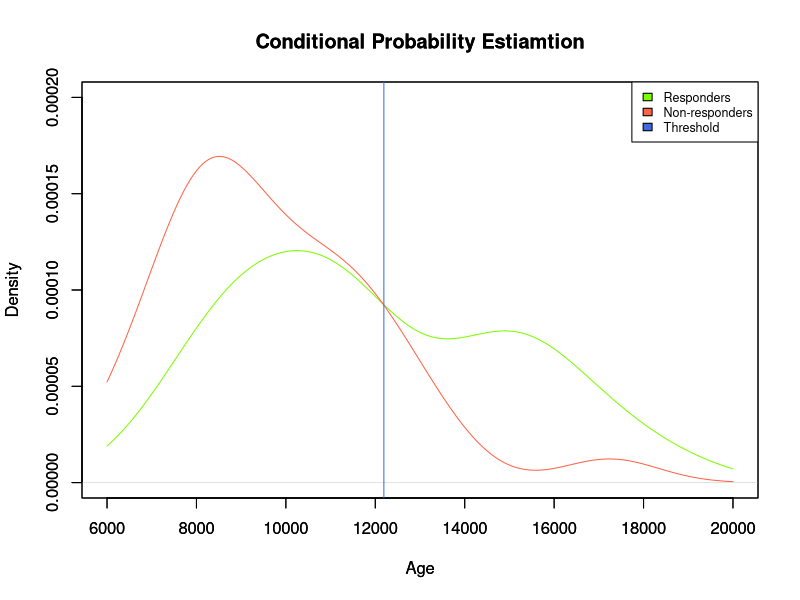
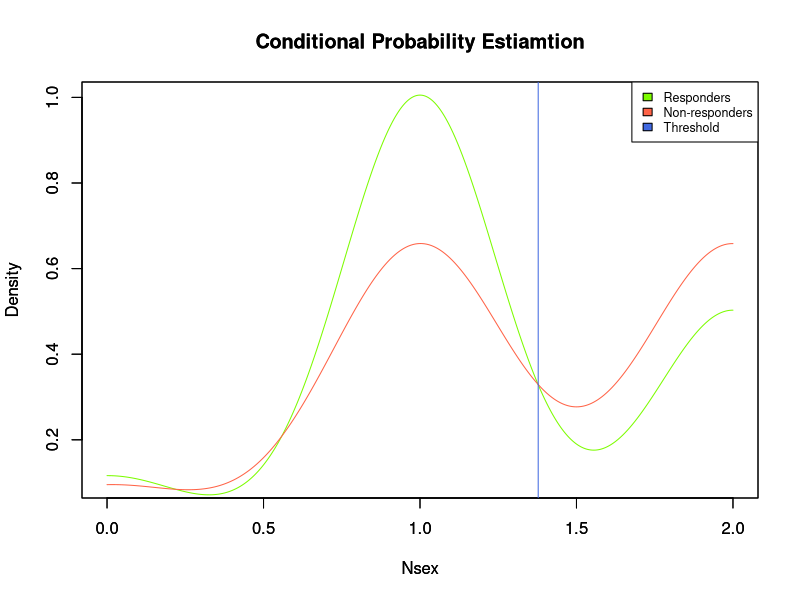
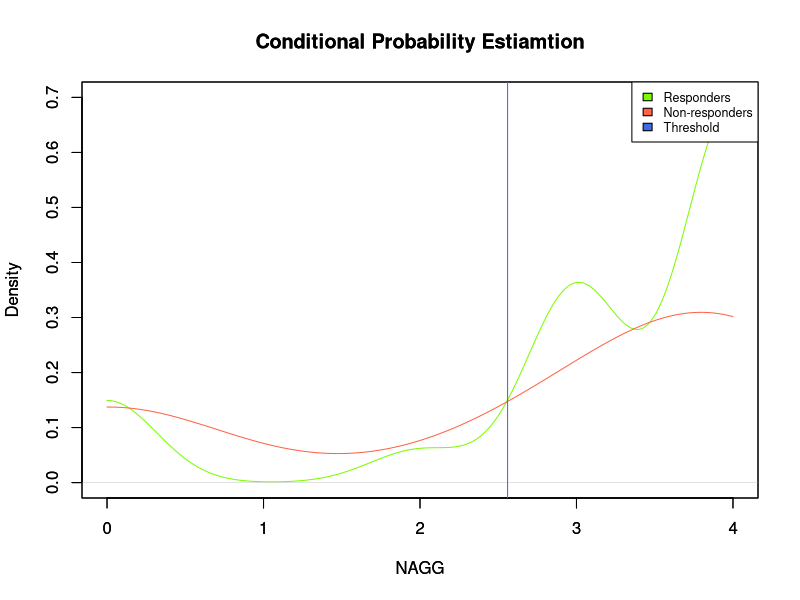
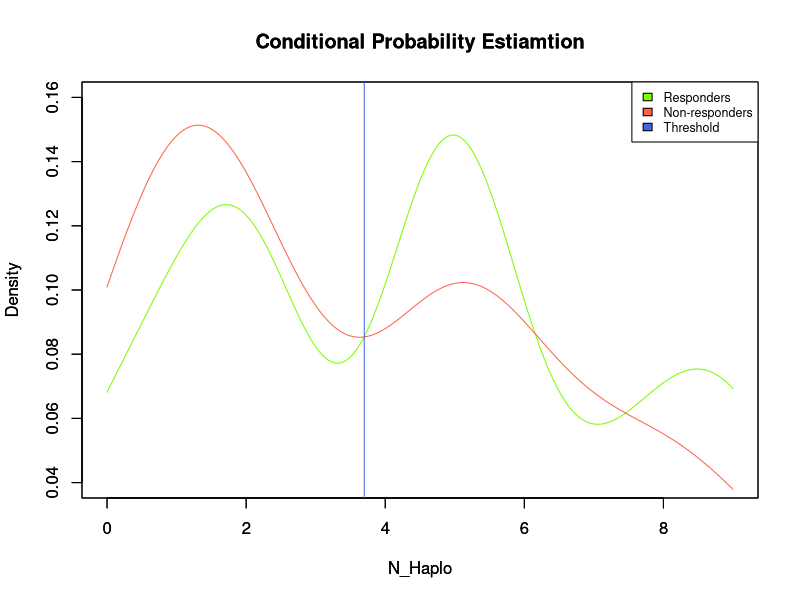
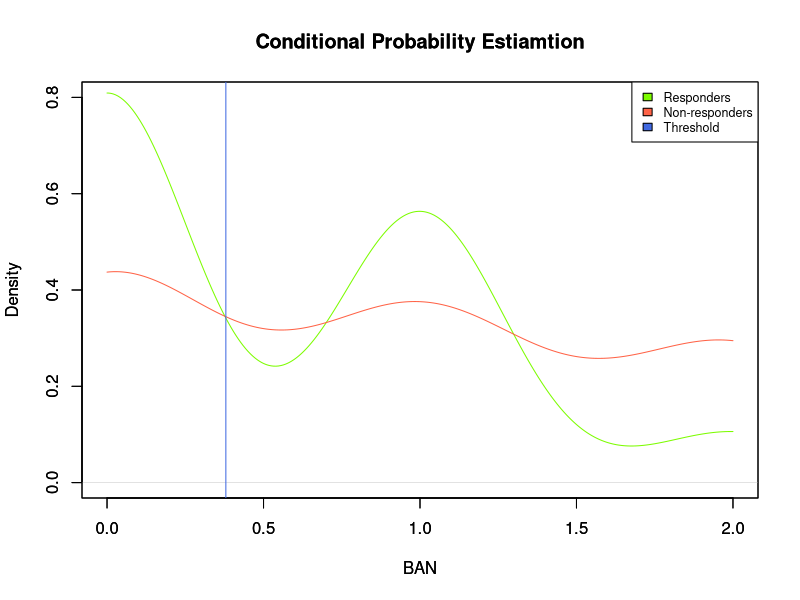
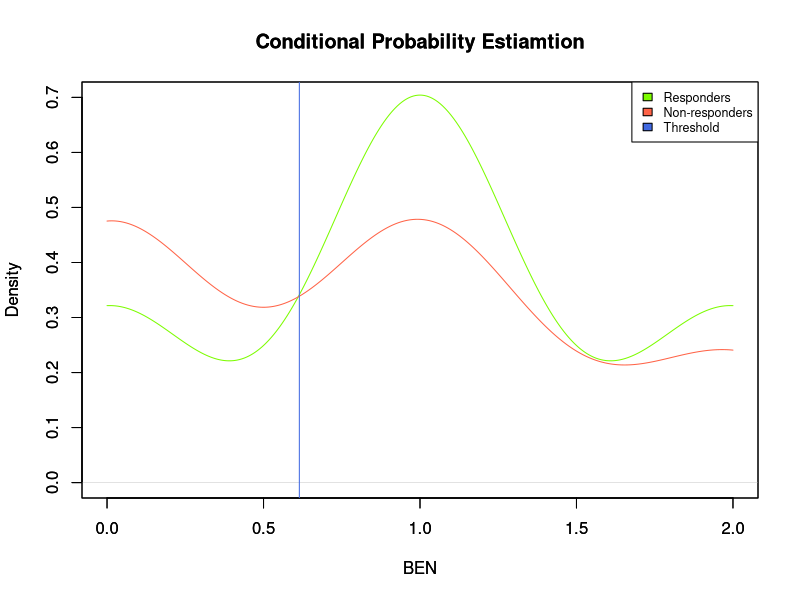
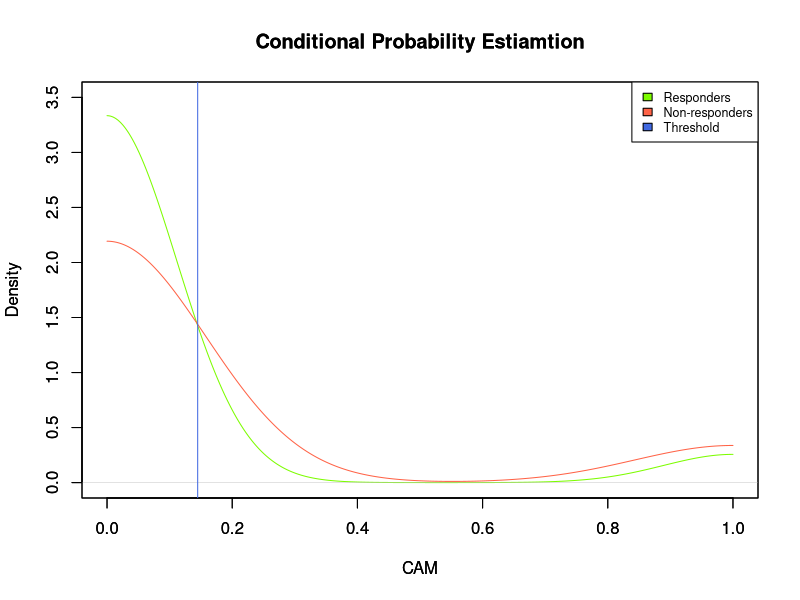
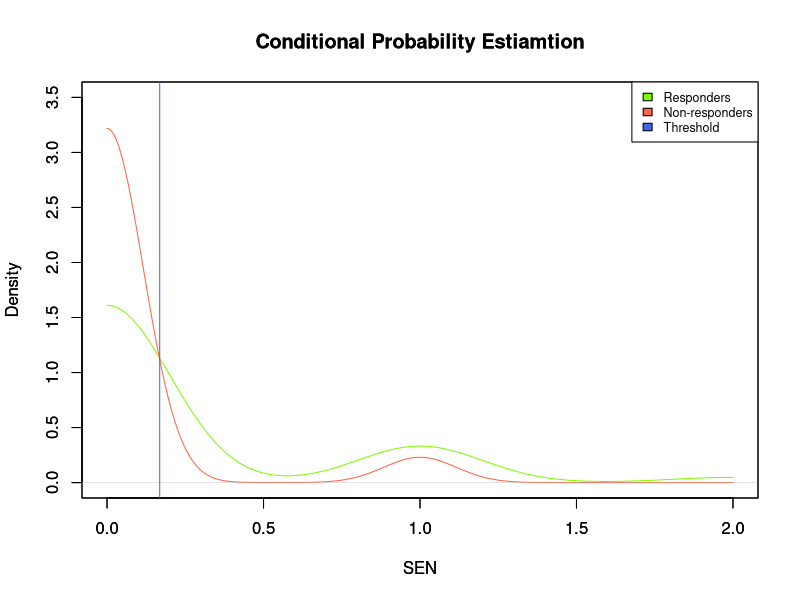

R code for these plots, in order:
##Question4

#build a vector of true classifications based on 15% criteria
hemo_table <- read.csv("hemo.csv", header = TRUE)
final_Hbf <- hemo_table$FHbF
true_class <- c()
for (value in final_Hbf) {
  if(value >= 15) {true_class <- c(true_class, 'R')}
  else {true_class <- c(true_class, 'NR')}
}

#build a function to calculate accuracy
cal_accuracy <- function(para_model) {
  right_count=0
  for (i in 1:72) {
    if(para_model[i] == true_class[i]) {right_count = right_count +1}
  }
  accuracy <- right_count / 72
  return(accuracy)
}

#build an empty matrix to hold parameter names and their accuracies
para_rank <- matrix(nrow = 23, ncol = 2)
colnames(para_rank) <- c("parameter", "accuracy")

##--------parameter1: Age
para_rank[[1,1]] <- c('Age')  #append to matrix with parameter name
age <- hemo_table$Age  #get Age values
#plot the pdf for Age values given it's a responder
R_age <- age[which(final_Hbf >= 15)]
R_age_pdf <- density(R_age, kernel = "gaussian", from=6000, to=20000)
plot(R_age_pdf, ylim=c(0.0000,0.0002), col='lawngreen', xlab='Age', main = "Conditional Probability Estiamtion")

par(new=TRUE)

#plot the pdf for Age values given it's a non-responder
NR_age <- age[which(final_Hbf < 15)]
NR_age_pdf <- density(NR_age, kernel = "gaussian", from=6000, to=20000)
plot(NR_age_pdf, ylim=c(0.0000,0.0002), col='tomato', xlab='Age', main = "Conditional Probability Estiamtion")

legend('topright', legend = c("Responders", "Non-responders", "Threshold"), fill = c("lawngreen", "tomato", "royalblue"), cex = 0.75)

#get threshold for classification
threshold_age <- NR_age_pdf$x[which(diff((NR_age_pdf$y - R_age_pdf$y) >0) !=0) +1]
abline(v=threshold_age, col='royalblue')
#build a vector of threshold classification
age_model <- c()
for (i in age) {
  if(i >= threshold_age) {age_model <- c(age_model, 'R')}
  else {age_model <- c(age_model, 'NR')}
}

age_accuracy <- cal_accuracy(age_model)  #get accuracy from function: cal_accuracy
para_rank[[1,2]] <- c(age_accuracy)  #append to matrix with parameter accuracy

##--------parameter2: Nsex
para_rank[[2,1]] <- c('Nsex')
nsex <- hemo_table$Nsex
R_nsex <- nsex[which(final_Hbf >= 15)]
R_nsex_pdf <- density(R_nsex, kernel = "gaussian", from = 0, to = 2)
plot(R_nsex_pdf, ylim=c(0.1,1.0), col='lawngreen', xlab='Nsex', main = "Conditional Probability Estiamtion")

par(new=TRUE)

NR_nsex <- nsex[which(final_Hbf < 15)]
NR_nsex_pdf <- density(NR_nsex, kernel = "gaussian", from = 0, to = 2)
plot(NR_nsex_pdf, ylim=c(0.1,1.0), col='tomato', xlab='Nsex', main = "Conditional Probability Estiamtion" )

legend('topright', legend = c("Responders", "Non-responders", "Threshold"), fill = c("lawngreen", "tomato", "royalblue"), cex = 0.75)

inter_nsex <- NR_nsex_pdf$x[which(diff((NR_nsex_pdf$y - R_nsex_pdf$y) >0) !=0) +1]
threshold_nsex <- inter_nsex[3]  #choose the intersection that is closest to the median of the parameter 
abline(v=threshold_nsex, col='royalblue')   

nsex_model <- c()
for (i in nsex) {
  if(i <= threshold_nsex) {nsex_model <- c(nsex_model, 'R')}
  else {nsex_model <- c(nsex_model, 'NR')}
}

nsex_accuracy <- cal_accuracy(nsex_model)
para_rank[[2,2]] <- c(nsex_accuracy)

##--------parameter3: NAGG
para_rank[[3,1]] <- c('NAGG')
nagg <- hemo_table$NAGG
R_nagg <- nagg[which(final_Hbf >= 15)]
R_nagg_pdf <- density(R_nagg, kernel = "gaussian", from = 0, to = 4)
plot(R_nagg_pdf, ylim=c(0.0,0.7), col='lawngreen', xlab='NAGG', main = "Conditional Probability Estiamtion")

par(new=TRUE)

NR_nagg <- nagg[which(final_Hbf < 15)]
NR_nagg_pdf <- density(NR_nagg, kernel = "gaussian", from = 0, to = 4)
plot(NR_nagg_pdf, ylim=c(0.0,0.7), col='tomato', xlab='NAGG', main = "Conditional Probability Estiamtion")

legend('topright', legend = c("Responders", "Non-responders", "Threshold"), fill = c("lawngreen", "tomato", "royalblue"), cex = 0.75)

inter_nagg <- NR_nagg_pdf$x[which(diff((NR_nagg_pdf$y - R_nagg_pdf$y) >0) !=0) +1]
threshold_nagg <- inter_nagg[2]
abline(v=threshold_nagg, col='royalblue')

nagg_model <- c()
for (i in nagg) {
  if(i >= threshold_nagg) {nagg_model <- c(nagg_model, 'R')}
  else {nagg_model <- c(nagg_model, 'NR')}
}

nagg_accuracy <- cal_accuracy(nagg_model)
para_rank[[3,2]] <- c(nagg_accuracy)

##--------parameter4: N_Haplo
para_rank[[4,1]] <- c('N_Haplo')
nhaplo <- hemo_table$N_Haplo
R_nhaplo <- nhaplo[which(final_Hbf >= 15)]
R_nhaplo_pdf <- density(R_nhaplo, kernel = "gaussian", from = 0, to = 9)
plot(R_nhaplo_pdf, ylim=c(0.04,0.16), col='lawngreen', xlab='N_Haplo', main = "Conditional Probability Estiamtion")

par(new=TRUE)

NR_nhaplo <- nhaplo[which(final_Hbf < 15)]
NR_nhaplo_pdf <- density(NR_nhaplo, kernel = "gaussian", from = 0, to = 9)
plot(NR_nhaplo_pdf, ylim=c(0.04,0.16), col='tomato', xlab='N_Haplo', main = "Conditional Probability Estiamtion")

legend('topright', legend = c("Responders", "Non-responders", "Threshold"), fill = c("lawngreen", "tomato", "royalblue"), cex = 0.75)

inter_nhaplo <- NR_nhaplo_pdf$x[which(diff((NR_nhaplo_pdf$y - R_nhaplo_pdf$y) >0) !=0) +1]
threshold_nhaplo <- inter_nhaplo[1]
abline(v=threshold_nhaplo, col='royalblue')

nhaplo_model <- c()
for (i in nhaplo) {
  if(i >= threshold_nhaplo) {nhaplo_model <- c(nhaplo_model, 'R')}
  else {nhaplo_model <- c(nhaplo_model, 'NR')}
}

nhaplo_accuracy <- cal_accuracy(nhaplo_model)
para_rank[[4,2]] <- c(nhaplo_accuracy)

##--------parameter5: BAN
para_rank[[5,1]] <- c('BAN')
ban <- hemo_table$BAN
R_ban <- ban[which(final_Hbf >= 15)]
R_ban_pdf <- density(R_ban, kernel = "gaussian", from = 0, to = 2)
plot(R_ban_pdf, ylim=c(0.0,0.8), col='lawngreen', xlab='BAN', main = "Conditional Probability Estiamtion")

par(new=TRUE)

NR_ban <- ban[which(final_Hbf < 15)]
NR_ban_pdf <- density(NR_ban, kernel = "gaussian", from = 0, to = 2)
plot(NR_ban_pdf, ylim=c(0.0,0.8), col='tomato', xlab='BAN', main = "Conditional Probability Estiamtion")

legend('topright', legend = c("Responders", "Non-responders", "Threshold"), fill = c("lawngreen", "tomato", "royalblue"), cex = 0.75)

inter_ban <- NR_ban_pdf$x[which(diff((NR_ban_pdf$y - R_ban_pdf$y) >0) !=0) +1]
threshold_ban <- inter_ban[1]
abline(v=threshold_ban, col='royalblue')

ban_model <- c()
for (i in ban) {
  if(i <= threshold_ban) {ban_model <- c(ban_model, 'R')}
  else {ban_model <- c(ban_model, 'NR')}
}

ban_accuracy <- cal_accuracy(ban_model)
para_rank[[5,2]] <- c(ban_accuracy)

##--------parameter6: BEN
para_rank[[6,1]] <- c('BEN')
ben <- hemo_table$BEN
R_ben <- ben[which(final_Hbf >= 15)]
R_ben_pdf <- density(R_ben, kernel = "gaussian", from = 0, to = 2)
plot(R_ben_pdf, ylim=c(0.0,0.7), col='lawngreen', xlab='BEN', main = "Conditional Probability Estiamtion")

par(new=TRUE)

NR_ben <- ben[which(final_Hbf < 15)]
NR_ben_pdf <- density(NR_ben, kernel = "gaussian", from = 0, to = 2)
plot(NR_ben_pdf, ylim=c(0.0,0.7), col='tomato', xlab='BEN', main = "Conditional Probability Estiamtion")

legend('topright', legend = c("Responders", "Non-responders", "Threshold"), fill = c("lawngreen", "tomato", "royalblue"), cex = 0.75)

threshold_ben <- NR_ben_pdf$x[which(diff((NR_ben_pdf$y - R_ben_pdf$y) >0) !=0) +1]
abline(v=threshold_ben, col='royalblue')

ben_model <- c()
for (i in ben) {
  if(i >= threshold_ben) {ben_model <- c(ben_model, 'R')}
  else {ben_model <- c(ben_model, 'NR')}
}

ben_accuracy <- cal_accuracy(ben_model)
para_rank[[6,2]] <- c(ben_accuracy)

##--------parameter7: CAM
para_rank[[7,1]] <- c('CAM')
cam <- hemo_table$CAM
R_cam <- cam[which(final_Hbf >= 15)]
R_cam_pdf <- density(R_cam, kernel = "gaussian", from = 0, to = 1)
plot(R_cam_pdf, ylim=c(0.0,3.5), col='lawngreen', xlab='CAM', main = "Conditional Probability Estiamtion")

par(new=TRUE)

NR_cam <- cam[which(final_Hbf < 15)]
NR_cam_pdf <- density(NR_cam, kernel = "gaussian", from = 0, to = 1)
plot(NR_cam_pdf, ylim=c(0.0,3.5), col='tomato', xlab='CAM', main = "Conditional Probability Estiamtion")

legend('topright', legend = c("Responders", "Non-responders", "Threshold"), fill = c("lawngreen", "tomato", "royalblue"), cex = 0.75)

threshold_cam <- NR_cam_pdf$x[which(diff((NR_cam_pdf$y - R_cam_pdf$y) >0) !=0) +1]
abline(v=threshold_cam, col='royalblue')

cam_model <- c()
for (i in cam) {
  if(i <= threshold_cam) {cam_model <- c(cam_model, 'R')}
  else {cam_model <- c(cam_model, 'NR')}
}

cam_accuracy <- cal_accuracy(cam_model)
para_rank[[7,2]] <- c(cam_accuracy)

##--------parameter8: SEN
para_rank[[8,1]] <- c('SEN')
sen <- hemo_table$SEN
R_sen <- sen[which(final_Hbf >= 15)]
R_sen_pdf <- density(R_sen, kernel = "gaussian", from = 0, to = 2)
plot(R_sen_pdf, ylim=c(0.0,3.5), col='lawngreen', xlab='SEN', main = "Conditional Probability Estiamtion")

par(new=TRUE)

NR_sen <- sen[which(final_Hbf < 15)]
NR_sen_pdf <- density(NR_sen, kernel = "gaussian", from = 0, to = 2)
plot(NR_sen_pdf, ylim=c(0.0,3.5), col='tomato', xlab='SEN', main = "Conditional Probability Estiamtion")

legend('topright', legend = c("Responders", "Non-responders", "Threshold"), fill = c("lawngreen", "tomato", "royalblue"), cex = 0.75)

threshold_sen <- NR_sen_pdf$x[which(diff((NR_sen_pdf$y - R_sen_pdf$y) >0) !=0) +1]
abline(v=threshold_sen, col='royalblue')

sen_model <- c()
for (i in sen) {
  if(i >= threshold_sen) {sen_model <- c(sen_model, 'R')}
  else {sen_model <- c(sen_model, 'NR')}
}

sen_accuracy <- cal_accuracy(sen_model)
para_rank[[8,2]] <- c(sen_accuracy)

##--------parameter9: Weight
para_rank[[9,1]] <- c('Weight')
wgt <- hemo_table$Weight
R_wgt <- wgt[which(final_Hbf >= 15)]
R_wgt_pdf <- density(R_wgt, kernel = "gaussian", from = 30, to = 90)
plot(R_wgt_pdf, ylim=c(0.00,0.04), col='lawngreen', xlab='Weight', main = "Conditional Probability Estiamtion")

par(new=TRUE)

NR_wgt <- wgt[which(final_Hbf < 15)]
NR_wgt_pdf <- density(NR_wgt, kernel = "gaussian", from = 30, to = 90)
plot(NR_wgt_pdf, ylim=c(0.00,0.04), col='tomato', xlab='Weight', main = "Conditional Probability Estiamtion")

legend('topright', legend = c("Responders", "Non-responders", "Threshold"), fill = c("lawngreen", "tomato", "royalblue"), cex = 0.75)

inter_wgt <- NR_wgt_pdf$x[which(diff((NR_wgt_pdf$y - R_wgt_pdf$y) >0) !=0) +1]
threshold_wgt <- inter_wgt[2]
abline(v=threshold_wgt, col='royalblue')

wgt_model <- c()
for (i in wgt) {
  if(i <= threshold_wgt) {wgt_model <- c(wgt_model, 'R')}
  else {wgt_model <- c(wgt_model, 'NR')}
}

wgt_accuracy <- cal_accuracy(wgt_model)
para_rank[[9,2]] <- c(wgt_accuracy)

##--------parameter10: Hbf
para_rank[[10,1]] <- c('Hbf')
hbf <- hemo_table$HbF
R_hbf <- hbf[which(final_Hbf >= 15)]
R_hbf_pdf <- density(R_hbf, kernel = "gaussian", from = 0, to = 25)
plot(R_hbf_pdf, ylim=c(0.00,0.25), col='lawngreen', xlab='Hbf', main = "Conditional Probability Estiamtion")

par(new=TRUE)

NR_hbf <- hbf[which(final_Hbf < 15)]
NR_hbf_pdf <- density(NR_hbf, kernel = "gaussian", from = 0, to = 25)
plot(NR_hbf_pdf, ylim=c(0.00,0.25), col='tomato', xlab='Hbf', main = "Conditional Probability Estiamtion")

legend('topright', legend = c("Responders", "Non-responders", "Threshold"), fill = c("lawngreen", "tomato", "royalblue"), cex = 0.75)

threshold_hbf <- NR_hbf_pdf$x[which(diff((NR_hbf_pdf$y - R_hbf_pdf$y) >0) !=0) +1]
abline(v=threshold_hbf, col='royalblue')

hbf_model <- c()
for (i in hbf) {
  if(i >= threshold_hbf) {hbf_model <- c(hbf_model, 'R')}
  else {hbf_model <- c(hbf_model, 'NR')}
}

hbf_accuracy <- cal_accuracy(hbf_model)
para_rank[[10,2]] <- c(hbf_accuracy)

##--------parameter11: Hb
para_rank[[11,1]] <- c('Hb')
hb <- hemo_table$Hb
R_hb <- hb[which(final_Hbf >= 15)]
R_hb_pdf <- density(R_hb, kernel = "gaussian", from = 5, to = 15)
plot(R_hb_pdf, ylim=c(0.0,0.5), col='lawngreen', xlab='Hb', main = "Conditional Probability Estiamtion")

par(new=TRUE)

NR_hb <- hb[which(final_Hbf < 15)]
NR_hb_pdf <- density(NR_hb, kernel = "gaussian", from = 5, to = 15)
plot(NR_hb_pdf, ylim=c(0.0,0.5), col='tomato', xlab='Hb', main = "Conditional Probability Estiamtion")

legend('topright', legend = c("Responders", "Non-responders", "Threshold"), fill = c("lawngreen", "tomato", "royalblue"), cex = 0.75)

inter_hb <- NR_hb_pdf$x[which(diff((NR_hb_pdf$y - R_hb_pdf$y) >0) !=0) +1]
threshold_hb <- inter_hb[1]
abline(v=threshold_hb, col='royalblue')

hb_model <- c()
for (i in hb) {
  if(i <= threshold_hb) {hb_model <- c(hb_model, 'R')}
  else {hb_model <- c(hb_model, 'NR')}
}

hb_accuracy <- cal_accuracy(hb_model)
para_rank[[11,2]] <- c(hb_accuracy)

##--------parameter12: HbS
para_rank[[12,1]] <- c('HbS')
hbs <- hemo_table$HbS
R_hbs <- hbs[which(final_Hbf >= 15)]
R_hbs_pdf <- density(R_hbs, kernel = "gaussian", from = 50, to = 120)
plot(R_hbs_pdf, ylim=c(0.00,0.05), col='lawngreen', xlab='HbS', main = "Conditional Probability Estiamtion")

par(new=TRUE)

NR_hbs <- hbs[which(final_Hbf < 15)]
NR_hbs_pdf <- density(NR_hbs, kernel = "gaussian", from = 50, to = 120)
plot(NR_hbs_pdf, ylim=c(0.00,0.05), col='tomato', xlab='HbS', main = "Conditional Probability Estiamtion")

legend('topright', legend = c("Responders", "Non-responders", "Threshold"), fill = c("lawngreen", "tomato", "royalblue"), cex = 0.75)

inter_hbs <- NR_hbs_pdf$x[which(diff((NR_hbs_pdf$y - R_hbs_pdf$y) >0) !=0) +1]
threshold_hbs <- inter_hbs[1]
abline(v=threshold_hbs, col='royalblue')

hbs_model <- c()
for (i in hbs) {
  if(i <= threshold_hbs) {hbs_model <- c(hbs_model, 'R')}
  else {hbs_model <- c(hbs_model, 'NR')}
}

hbs_accuracy <- cal_accuracy(hbs_model)
para_rank[[12,2]] <- c(hbs_accuracy)

##--------parameter13: RBC
para_rank[[13,1]] <- c('RBC')
rbc <- hemo_table$RBC
R_rbc <- rbc[which(final_Hbf >= 15)]
R_rbc_pdf <- density(R_rbc, kernel = "gaussian", from = 1, to = 5)
plot(R_rbc_pdf, ylim=c(0.0,0.8), col='lawngreen', xlab='RBC', main = "Conditional Probability Estiamtion")

par(new=TRUE)

NR_rbc <- rbc[which(final_Hbf < 15)]
NR_rbc_pdf <- density(NR_rbc, kernel = "gaussian", from = 1, to = 5)
plot(NR_rbc_pdf, ylim=c(0.0,0.8), col='tomato', xlab='RBC', main = "Conditional Probability Estiamtion")

legend('topright', legend = c("Responders", "Non-responders", "Threshold"), fill = c("lawngreen", "tomato", "royalblue"), cex = 0.75)

inter_rbc <- NR_rbc_pdf$x[which(diff((NR_rbc_pdf$y - R_rbc_pdf$y) >0) !=0) +1]
threshold_rbc <- inter_rbc[2]
abline(v=threshold_rbc, col='royalblue')

rbc_model <- c()
for (i in rbc) {
  if(i >= threshold_rbc) {rbc_model <- c(rbc_model, 'R')}
  else {rbc_model <- c(rbc_model, 'NR')}
}

rbc_accuracy <- cal_accuracy(rbc_model)
para_rank[[13,2]] <- c(rbc_accuracy)

##--------parameter14: RDW
para_rank[[14,1]] <- c('RDW')
rdw <- hemo_table$RDW
R_rdw <- rdw[which(final_Hbf >= 15)]
R_rdw_pdf <- density(R_rdw, kernel = "gaussian", from = 0, to = 40)
plot(R_rdw_pdf, ylim=c(0.00,0.10), col='lawngreen', xlab='RDW', main = "Conditional Probability Estiamtion")

par(new=TRUE)

NR_rdw <- rdw[which(final_Hbf < 15)]
NR_rdw_pdf <- density(NR_rdw, kernel = "gaussian", from = 0, to = 40)
plot(NR_rdw_pdf, ylim=c(0.00,0.10), col='tomato', xlab='RDW', main = "Conditional Probability Estiamtion")

legend('topright', legend = c("Responders", "Non-responders", "Threshold"), fill = c("lawngreen", "tomato", "royalblue"), cex = 0.75)

inter_rdw <- NR_rdw_pdf$x[which(diff((NR_rdw_pdf$y - R_rdw_pdf$y) >0) !=0) +1]
threshold_rdw <- inter_rdw[1]
abline(v=threshold_rdw, col='royalblue')

rdw_model <- c()
for (i in rdw) {
  if(i <= threshold_rdw) {rdw_model <- c(rdw_model, 'R')}
  else {rdw_model <- c(rdw_model, 'NR')}
}

rdw_accuracy <- cal_accuracy(rdw_model)
para_rank[[14,2]] <- c(rdw_accuracy)

##--------parameter15: PCV
para_rank[[15,1]] <- c('PCV')
pcv <- hemo_table$PCV
R_pcv <- pcv[which(final_Hbf >= 15)]
R_pcv_pdf <- density(R_pcv, kernel = "gaussian", from = 0.0, to = 0.4)
plot(R_pcv_pdf, ylim=c(0,10), col='lawngreen', xlab='PCV', main = "Conditional Probability Estiamtion")

par(new=TRUE)

NR_pcv <- pcv[which(final_Hbf < 15)]
NR_pcv_pdf <- density(NR_pcv, kernel = "gaussian", from = 0.0, to = 0.4)
plot(NR_pcv_pdf, ylim=c(0,10), col='tomato', xlab='PCV', main = "Conditional Probability Estiamtion")

legend('topright', legend = c("Responders", "Non-responders", "Threshold"), fill = c("lawngreen", "tomato", "royalblue"), cex = 0.75)

inter_pcv <- NR_pcv_pdf$x[which(diff((NR_pcv_pdf$y - R_pcv_pdf$y) >0) !=0) +1]
threshold_pcv <- inter_pcv[3]
abline(v=threshold_pcv, col='royalblue')

pcv_model <- c()
for (i in pcv) {
  if(i >= threshold_pcv) {pcv_model <- c(pcv_model, 'R')}
  else {pcv_model <- c(pcv_model, 'NR')}
}

pcv_accuracy <- cal_accuracy(pcv_model)
para_rank[[15,2]] <- c(pcv_accuracy)

##--------parameter16: Retic
para_rank[[16,1]] <- c('Retic')
retic <- hemo_table$Retic
R_retic <- retic[which(final_Hbf >= 15)]
R_retic_pdf <- density(R_retic, kernel = "gaussian", from = 0, to = 600)
plot(R_retic_pdf, ylim=c(0.000,0.004), col='lawngreen', xlab='Retic', main = "Conditional Probability Estiamtion")

par(new=TRUE)

NR_retic <- retic[which(final_Hbf < 15)]
NR_retic_pdf <- density(NR_retic, kernel = "gaussian", from = 0, to = 600)
plot(NR_retic_pdf, ylim=c(0.000,0.004), col='tomato', xlab='Retic', main = "Conditional Probability Estiamtion")

legend('topright', legend = c("Responders", "Non-responders", "Threshold"), fill = c("lawngreen", "tomato", "royalblue"), cex = 0.75)

inter_retic <- NR_retic_pdf$x[which(diff((NR_retic_pdf$y - R_retic_pdf$y) >0) !=0) +1]
threshold_retic <- inter_retic[2]
abline(v=threshold_retic, col='royalblue')

retic_model <- c()
for (i in retic) {
  if(i >= threshold_retic) {retic_model <- c(retic_model, 'R')}
  else {retic_model <- c(retic_model, 'NR')}
}

retic_accuracy <- cal_accuracy(retic_model)
para_rank[[16,2]] <- c(retic_accuracy)

##--------parameter17: MCV
para_rank[[17,1]] <- c('MCV')
mcv <- hemo_table$MCV
R_mcv <- mcv[which(final_Hbf >= 15)]
R_mcv_pdf <- density(R_mcv, kernel = "gaussian", from = 60, to = 130)
plot(R_mcv_pdf, ylim=c(0.00,0.06), col='lawngreen', xlab='MCV', main = "Conditional Probability Estiamtion")

par(new=TRUE)

NR_mcv <- mcv[which(final_Hbf < 15)]
NR_mcv_pdf <- density(NR_mcv, kernel = "gaussian", from = 60, to = 130)
plot(NR_mcv_pdf, ylim=c(0.00,0.06), col='tomato', xlab='MCV', main = "Conditional Probability Estiamtion")

legend('topright', legend = c("Responders", "Non-responders", "Threshold"), fill = c("lawngreen", "tomato", "royalblue"), cex = 0.75)

inter_mcv <- NR_mcv_pdf$x[which(diff((NR_mcv_pdf$y - R_mcv_pdf$y) >0) !=0) +1]
threshold_mcv <- inter_mcv[4]
abline(v=threshold_mcv, col='royalblue')

mcv_model <- c()
for (i in mcv) {
  if(i >= threshold_mcv) {mcv_model <- c(mcv_model, 'R')}
  else {mcv_model <- c(mcv_model, 'NR')}
}

mcv_accuracy <- cal_accuracy(mcv_model)
para_rank[[17,2]] <- c(mcv_accuracy)

##--------parameter18: MCH
para_rank[[18,1]] <- c('MCH')
mch <- hemo_table$MCH
R_mch <- mch[which(final_Hbf >= 15)]
R_mch_pdf <- density(R_mch, kernel = "gaussian", from = 20, to = 50)
plot(R_mch_pdf, ylim=c(0.00,0.14), col='lawngreen', xlab='MCH', main = "Conditional Probability Estiamtion")

par(new=TRUE)

NR_mch <- mch[which(final_Hbf < 15)]
NR_mch_pdf <- density(NR_mch, kernel = "gaussian", from = 20, to = 50)
plot(NR_mch_pdf, ylim=c(0.00,0.14), col='tomato', xlab='MCH', main = "Conditional Probability Estiamtion")

legend('topright', legend = c("Responders", "Non-responders", "Threshold"), fill = c("lawngreen", "tomato", "royalblue"), cex = 0.75)

inter_mch <- NR_mch_pdf$x[which(diff((NR_mch_pdf$y - R_mch_pdf$y) >0) !=0) +1]
threshold_mch <- inter_mch[2]
abline(v=threshold_mch, col='royalblue')

mch_model <- c()
for (i in mch) {
  if(i >= threshold_mch) {mch_model <- c(mch_model, 'R')}
  else {mch_model <- c(mch_model, 'NR')}
}

mch_accuracy <- cal_accuracy(mch_model)
para_rank[[18,2]] <- c(mch_accuracy)

##--------parameter19: WBC
para_rank[[19,1]] <- c('WBC')
wbc <- hemo_table$WBC
R_wbc <- wbc[which(final_Hbf >= 15)]
R_wbc_pdf <- density(R_wbc, kernel = "gaussian", from = 3, to = 25)
plot(R_wbc_pdf, ylim=c(0.00,0.14), col='lawngreen', xlab='WBC', main = "Conditional Probability Estiamtion")

par(new=TRUE)

NR_wbc <- wbc[which(final_Hbf < 15)]
NR_wbc_pdf <- density(NR_wbc, kernel = "gaussian", from = 3, to = 25)
plot(NR_wbc_pdf, ylim=c(0.00,0.14), col='tomato', xlab='WBC', main = "Conditional Probability Estiamtion")

legend('topright', legend = c("Responders", "Non-responders", "Threshold"), fill = c("lawngreen", "tomato", "royalblue"), cex = 0.75)

inter_wbc <- NR_wbc_pdf$x[which(diff((NR_wbc_pdf$y - R_wbc_pdf$y) >0) !=0) +1]
threshold_wbc <- inter_wbc[5]
abline(v=threshold_wbc, col='royalblue')

wbc_model <- c()
for (i in wbc) {
  if(i >= threshold_wbc) {wbc_model <- c(wbc_model, 'R')}
  else {wbc_model <- c(wbc_model, 'NR')}
}

wbc_accuracy <- cal_accuracy(wbc_model)
para_rank[[19,2]] <- c(wbc_accuracy)

##--------parameter20: Polys
para_rank[[20,1]] <- c('Polys')
polys <- hemo_table$Polys
R_polys <- polys[which(final_Hbf >= 15)]
R_polys_pdf <- density(R_polys, kernel = "gaussian", from = 0, to = 20)
plot(R_polys_pdf, ylim=c(0.00,0.20), col='lawngreen', xlab='Polys', main = "Conditional Probability Estiamtion")

par(new=TRUE)

NR_polys <- polys[which(final_Hbf < 15)]
NR_polys_pdf <- density(NR_polys, kernel = "gaussian", from = 0, to = 20)
plot(NR_polys_pdf, ylim=c(0.00,0.20), col='tomato', xlab='Polys', main = "Conditional Probability Estiamtion")

legend('topright', legend = c("Responders", "Non-responders", "Threshold"), fill = c("lawngreen", "tomato", "royalblue"), cex = 0.75)

inter_polys <- NR_polys_pdf$x[which(diff((NR_polys_pdf$y - R_polys_pdf$y) >0) !=0) +1]
threshold_polys <- inter_polys[3]
abline(v=threshold_polys, col='royalblue')

polys_model <- c()
for (i in polys) {
  if(i <= threshold_polys) {polys_model <- c(polys_model, 'R')}
  else {polys_model <- c(polys_model, 'NR')}
}

polys_accuracy <- cal_accuracy(polys_model)
para_rank[[20,2]] <- c(polys_accuracy)

##--------parameter21: Plats
para_rank[[21,1]] <- c('Plats')
plats <- hemo_table$Plats
R_plats <- plats[which(final_Hbf >= 15)]
R_plats_pdf <- density(R_plats, kernel = "gaussian", from = 0, to = 1500)
plot(R_plats_pdf, ylim=c(0.000,0.003), col='lawngreen', xlab='Plats', main = "Conditional Probability Estiamtion")

par(new=TRUE)

NR_plats <- plats[which(final_Hbf < 15)]
NR_plats_pdf <- density(NR_plats, kernel = "gaussian", from = 0, to = 1500)
plot(NR_plats_pdf, ylim=c(0.000,0.003), col='tomato', xlab='Plats', main = "Conditional Probability Estiamtion")

legend('topright', legend = c("Responders", "Non-responders", "Threshold"), fill = c("lawngreen", "tomato", "royalblue"), cex = 0.75)

inter_plats <- NR_plats_pdf$x[which(diff((NR_plats_pdf$y - R_plats_pdf$y) >0) !=0) +1]
threshold_plats <- inter_plats[2]
abline(v=threshold_plats, col='royalblue')

plats_model <- c()
for (i in plats) {
  if(i <= threshold_plats) {plats_model <- c(plats_model, 'R')}
  else {plats_model <- c(plats_model, 'NR')}
}

plats_accuracy <- cal_accuracy(plats_model)
para_rank[[21,2]] <- c(plats_accuracy)

##--------parameter22: Bili
para_rank[[22,1]] <- c('Bili')
bili <- hemo_table$Bili
R_bili <- bili[which(final_Hbf >= 15)]
R_bili_pdf <- density(R_bili, kernel = "gaussian", from = 0, to = 12)
plot(R_bili_pdf, ylim=c(0.00,0.25), col='lawngreen', xlab='Bili', main = "Conditional Probability Estiamtion")

par(new=TRUE)

NR_bili <- bili[which(final_Hbf < 15)]
NR_bili_pdf <- density(NR_bili, kernel = "gaussian", from = 0, to = 12)
plot(NR_bili_pdf, ylim=c(0.00,0.25), col='tomato', xlab='Bili', main = "Conditional Probability Estiamtion")

legend('topright', legend = c("Responders", "Non-responders", "Threshold"), fill = c("lawngreen", "tomato", "royalblue"), cex = 0.75)

inter_bili<- NR_bili_pdf$x[which(diff((NR_bili_pdf$y - R_bili_pdf$y) >0) !=0) +1]
threshold_bili <- inter_bili[1]
abline(v=threshold_bili, col='royalblue')

bili_model <- c()
for (i in bili) {
  if(i <= threshold_bili) {bili_model <- c(bili_model, 'R')}
  else {bili_model <- c(bili_model, 'NR')}
}

bili_accuracy <- cal_accuracy(bili_model)
para_rank[[22,2]] <- c(bili_accuracy)

##--------parameter23: NRBC
para_rank[[23,1]] <- c('NRBC')
nrbc <- hemo_table$NRBC
R_nrbc <- nrbc[which(final_Hbf >= 15)]
R_nrbc_pdf <- density(R_nrbc, kernel = "gaussian", from = 0, to = 50)
plot(R_nrbc_pdf, ylim=c(0.0,1.0), col='lawngreen', xlab='NRBC', main = "Conditional Probability Estiamtion")

par(new=TRUE)

NR_nrbc <- nrbc[which(final_Hbf < 15)]
NR_nrbc_pdf <- density(NR_nrbc, kernel = "gaussian", from = 0, to = 50)
plot(NR_nrbc_pdf, ylim=c(0.0,1.0), col='tomato', xlab='NRBC', main = "Conditional Probability Estiamtion")

legend('topright', legend = c("Responders", "Non-responders", "Threshold"), fill = c("lawngreen", "tomato", "royalblue"), cex = 0.75)

inter_nrbc<- NR_nrbc_pdf$x[which(diff((NR_nrbc_pdf$y - R_nrbc_pdf$y) >0) !=0) +1]
threshold_nrbc <- inter_nrbc[1]
abline(v=threshold_nrbc, col='royalblue')

nrbc_model <- c()
for (i in nrbc) {
  if(i >= threshold_nrbc) {nrbc_model <- c(nrbc_model, 'R')}
  else {nrbc_model <- c(nrbc_model, 'NR')}
}

nrbc_accuracy <- cal_accuracy(nrbc_model)
para_rank[[23,2]] <- c(nrbc_accuracy)

### Sort the accuracies
sorted_para_rank <- para_rank[order(para_rank[,2], decreasing=TRUE),] 